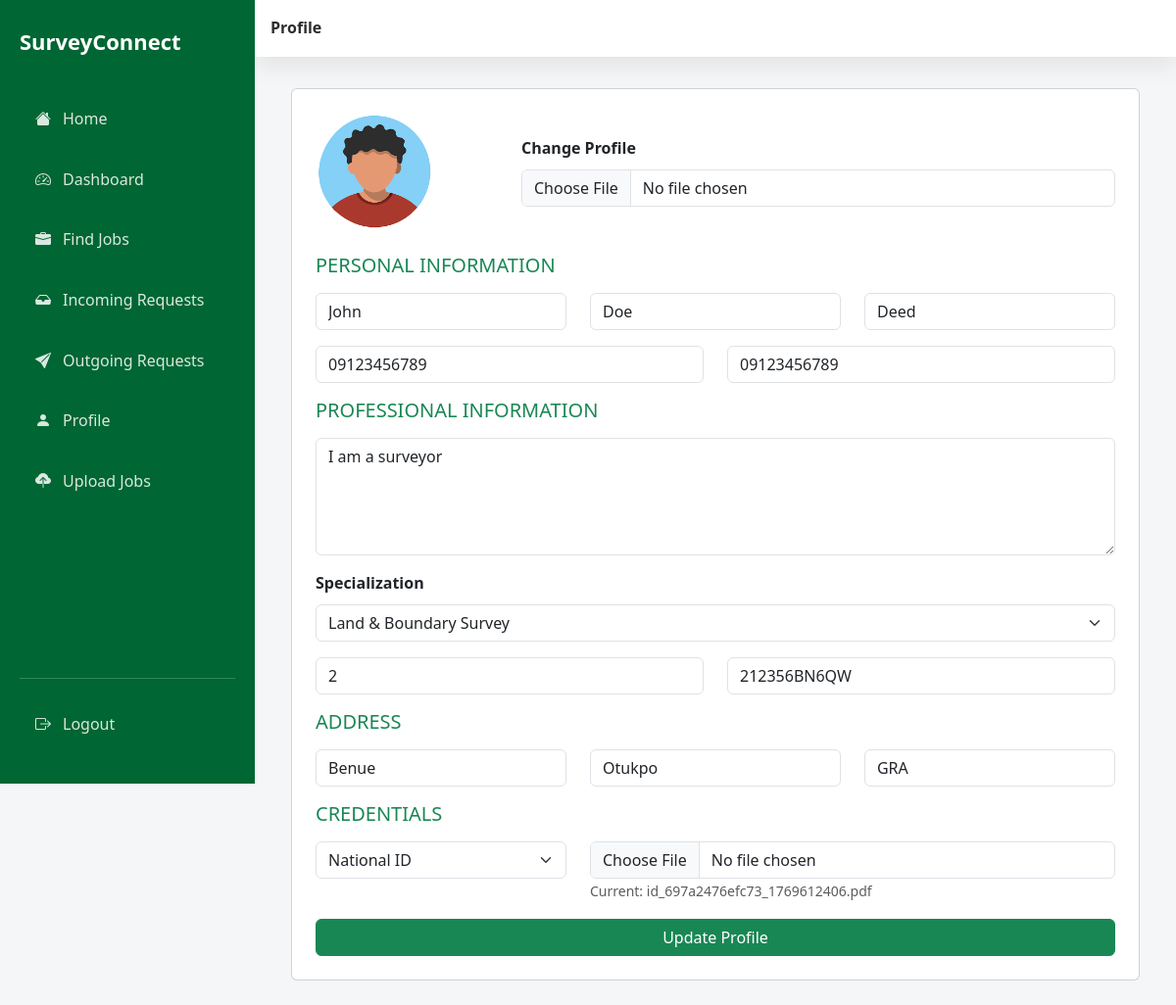
The page /surveyor/profile.php (signed in) on the database its author committed.
### tables this page shows
CREATE TABLE IF NOT EXISTS `surveyors_profile` (
  `id` int NOT NULL AUTO_INCREMENT,
  `account_id` int NOT NULL,
  `first_name` varchar(100) NOT NULL,
  `surname` varchar(100) NOT NULL,
  `other_names` varchar(100) DEFAULT NULL,
  `phone_number` varchar(20) NOT NULL,
  `whatsapp_number` varchar(20) NOT NULL,
  `years_of_experience` int NOT NULL,
  `bio` text NOT NULL,
  `state` varchar(100) NOT NULL,
  `lga` varchar(100) NOT NULL,
  `address` text NOT NULL,
  `profile_image` varchar(255) NOT NULL,
  `id_type` varchar(50) NOT NULL,
  `id_document` varchar(255) NOT NULL,
  `surcon_number` varchar(50) NOT NULL,
  `specialization` enum('Land & Boundary Survey','Engineering Survey','Topographic Survey','Cadastral Survey','Hydrographic Survey','GIS Survey') NOT NULL,
  `verification_status` enum('pending','verified','rejected') NOT NULL DEFAULT 'pending',
  `verified_at` datetime NOT NULL DEFAULT CURRENT_TIMESTAMP,
  `created_at` datetime NOT NULL DEFAULT CURRENT_TIMESTAMP,
  `updated_at` datetime NOT NULL DEFAULT CURRENT_TIMESTAMP ON UPDATE CURRENT_TIMESTAMP,
  `rating` decimal(2,1) NOT NULL DEFAULT '0.0',
  `reviews_count` int NOT NULL DEFAULT '0',
  PRIMARY KEY (`id`),
  KEY `fk_surveyor_user` (`account_id`)
);

### models/SurveyorProfile.php (called while the page is built, shortened)
<?php
class SurveyorProfile{
    public function getSurveyorProfileByAccountId($account_id, $pdo){
        $sql = "SELECT * FROM surveyors_profile WHERE account_id = ?";
        $stmt = $pdo->prepare($sql);
        $stmt->execute([$account_id]);
        $surveyor_profile = $stmt->fetch(PDO::FETCH_ASSOC);
        return $surveyor_profile;
    }
}

### surveyor/profile.php (the view, shortened to what this page needs)
<?php
require_once "../config/db-connect.php";
require_once "../models/SurveyorProfile.php";
$account_id = $_SESSION['id'];
$surveyorProfile = new SurveyorProfile();
$profile = $surveyorProfile->getSurveyorProfileByAccountId($account_id, $pdo);
?>
<!DOCTYPE html>
<html lang="en">
<head>
    <link href="https://cdn.jsdelivr.net/npm/bootstrap@5.3.3/dist/css/bootstrap.min.css" rel="stylesheet">
    <link href="https://cdnjs.cloudflare.com/ajax/libs/font-awesome/6.5.0/css/all.min.css" rel="stylesheet">
    <link href="https://cdn.jsdelivr.net/npm/bootstrap-icons/font/bootstrap-icons.css" rel="stylesheet">
    <link href="../assets/css/style.css" rel="stylesheet">
</head>
<body>
    <?php include_once "../components/surveyorSidebar.php"; ?>
    <div class="main">
        <nav class="navbar bg-white px-3 mb-4 topbar">
            <div class="d-flex align-items-center gap-3">
                <strong>Profile</strong>
            </div>
        </nav>
        <div class="container-fluid">
            <form action="../processes/surveyor-profile-process.php"
                method="POST"
                enctype="multipart/form-data"
                class="card p-4">
                <div class="row mb-4 align-items-center">
                    <div class="col-md-3 text-center">
                        <img src="<?php echo !empty($profile['profile_image']) ? '../uploads/profile_images/' . htmlspecialchars($profile['profile_image']) : '../assets/images/confidence.jpg'; ?>"
                            class="rounded-circle"
                            style="width:120px;height:120px;object-fit:cover;"
                            alt="Profile Image">
                    </div>
                    <div class="col-md-9">
                        <label class="form-label fw-semibold">Change Profile</label>
                        <input type="file" name="profile_image" class="form-control" accept="image/*">
                    </div>
                </div>
                <h5 class="text-success mb-3">PERSONAL INFORMATION</h5>
                <div class="row">
                    <div class="col-md-4 mb-3">
                        <input name="first_name" class="form-control"
                            placeholder="First Name"
                            value="<?php echo htmlspecialchars($profile['first_name'] ?? ''); ?>">
                    </div>
                    <div class="col-md-4 mb-3">
                        <input name="surname" class="form-control"
                            placeholder="Surname"
                            value="<?php echo htmlspecialchars($profile['surname'] ?? ''); ?>">
                    </div>
                    <div class="col-md-4 mb-3">
                        <input name="other_names" class="form-control"
                            placeholder="Other Names"
                            value="<?php echo htmlspecialchars($profile['other_names'] ?? ''); ?>">
                    </div>
                    <div class="col-md-6 mb-3">
                        <input name="phone_number" class="form-control"
                            placeholder="Phone Number"
                            value="<?php echo htmlspecialchars($profile['phone_number'] ?? ''); ?>">
                    </div>
                    <div class="col-md-6 mb-3">
                        <input name="whatsapp_number" class="form-control"
                            placeholder="WhatsApp Number"
                            value="<?php echo htmlspecialchars($profile['whatsapp_number'] ?? ''); ?>">
                    </div>
                </div>
                <h5 class="text-success mb-3">PROFESSIONAL INFORMATION</h5>
                <div class="mb-3">
                    <textarea name="bio" class="form-control" rows="4"
                        placeholder="Professional Bio"><?php echo htmlspecialchars($profile['bio'] ?? ''); ?></textarea>
                </div>
                <div class="mb-3">
                    <label class="form-label fw-semibold">Specialization</label>
                    <select name="specialization" class="form-select">
                        <option value="Land & Boundary Survey"
                            <?php echo ($profile['specialization'] ?? '') === 'Land & Boundary Survey' ? 'selected' : ''; ?>>
                            Land & Boundary Survey
                        </option>
                    </select>
                </div>
                <div class="row">
                    <div class="col-md-6 mb-3">
                        <input type="number" name="years_of_experience"
                            class="form-control"
                            placeholder="Years of Experience"
                            value="<?php echo htmlspecialchars($profile['years_of_experience'] ?? ''); ?>">
                    </div>
                    <div class="col-md-6 mb-3">
                        <input name="surcon_number" class="form-control"
                            placeholder="SURCON Number"
                            value="<?php echo htmlspecialchars($profile['surcon_number'] ?? ''); ?>">
                    </div>
                </div>
                <h5 class="text-success mb-3">ADDRESS</h5>
                <div class="row">
                    <div class="col-md-4 mb-3">
                        <input name="state" class="form-control"
                            placeholder="State"
                            value="<?php echo htmlspecialchars($profile['state'] ?? ''); ?>">
                    </div>
                    <div class="col-md-4 mb-3">
                        <input name="lga" class="form-control"
                            placeholder="LGA"
                            value="<?php echo htmlspecialchars($profile['lga'] ?? ''); ?>">
                    </div>
                    <div class="col-md-4 mb-3">
                        <input name="address" class="form-control"
                            placeholder="Address"
                            value="<?php echo htmlspecialchars($profile['address'] ?? ''); ?>">
                    </div>
                </div>
                <h5 class="text-success mb-3">CREDENTIALS</h5>
                <div class="row">
                    <div class="col-md-4 mb-3">
                        <select name="id_type" class="form-select">
                            <option value="id_card" <?php echo ($profile['id_type'] ?? '') === 'id_card' ? 'selected' : ''; ?>>National ID</option>
                        </select>
                    </div>
                    <div class="col-md-8 mb-3">
                        <input type="file" name="id_document" class="form-control" accept=".jpg,.jpeg,.png,.pdf">
                        <?php if (!empty($profile['id_document'])): ?>
                            <small class="text-muted">Current: <?php echo htmlspecialchars($profile['id_document']); ?></small>
                        <?php endif; ?>
                    </div>
                </div>
                <button type="submit" name="save_profile" class="btn btn-success w-100">
                    Update Profile
                </button>
            </form>
        </div>
    </div>
</body>
</html>

### surveyor/profile.php (style rules this page uses)
body { margin: 0; font-family: Segoe UI, sans-serif; }

### rows shown on the page
surveyors_profile: profile_image (picture), first_name "John", surname "Doe", other_names "Deed", phone_number "09123456789", whatsapp_number "09123456789", bio "I am a surveyor", specialization "Land & Boundary Survey", years_of_experience "2", surcon_number "212356BN6QW", state "Benue", lga "Otukpo", address "GRA", id_type "National ID", id_document "id_697a2476efc73_1769612406.pdf"
